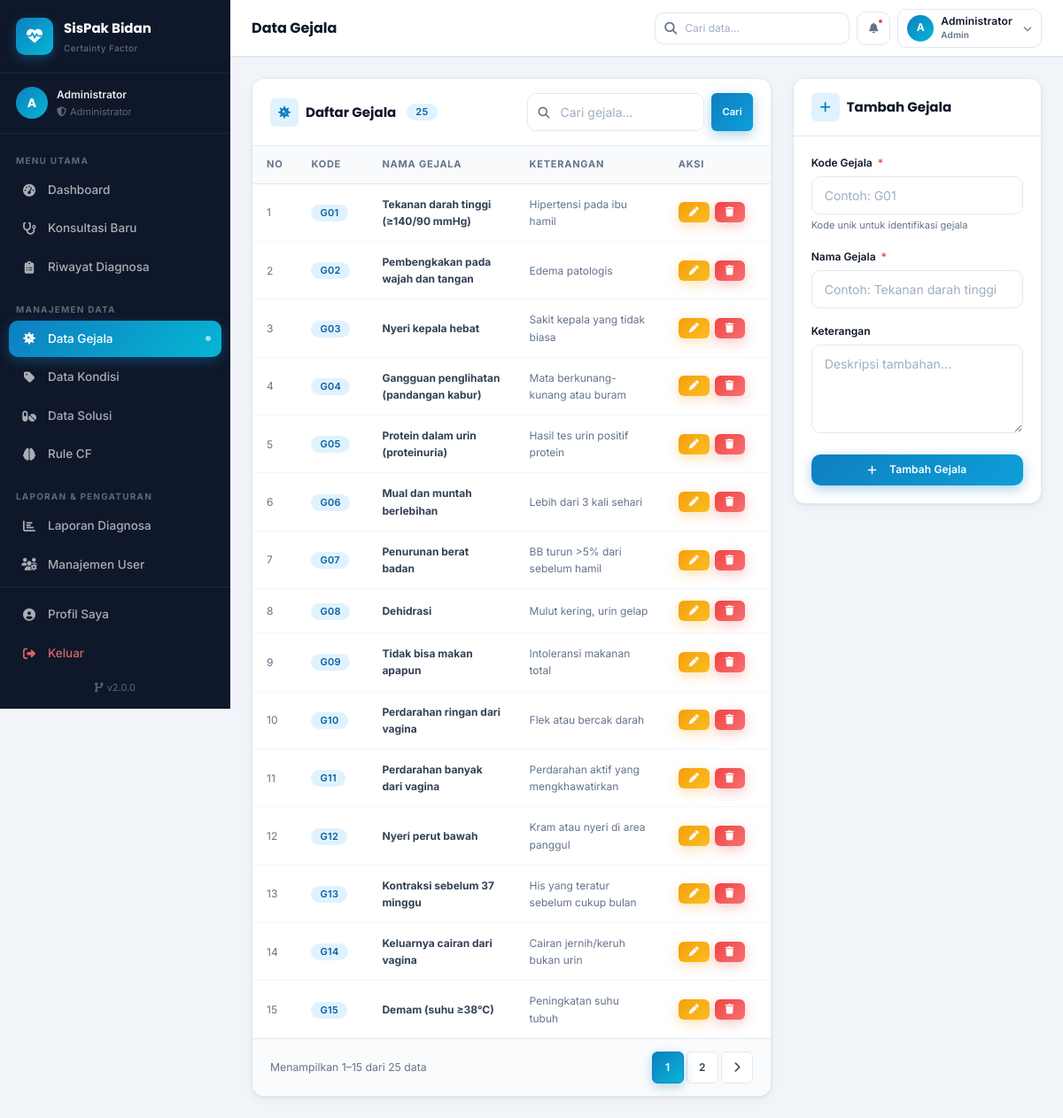
Screenshot of /admin/gejala.php (signed in) with the database file from the repository.
### tables this page shows
CREATE TABLE IF NOT EXISTS gejala (
    id INT AUTO_INCREMENT PRIMARY KEY,
    kode VARCHAR(10) NOT NULL UNIQUE,
    nama_gejala VARCHAR(255) NOT NULL,
    keterangan TEXT,
    created_at TIMESTAMP DEFAULT CURRENT_TIMESTAMP
);

### config/database.php (called while the page is built, shortened)
<?php
function sanitize(mysqli $conn, string $data): string {
    return $conn->real_escape_string(trim($data));
}
function e(string $str): string {
    return htmlspecialchars($str, ENT_QUOTES, 'UTF-8');
}

### config/config.php (called while the page is built, shortened)
<?php
function url(string $path = ''): string {
    $base = rtrim(BASE_URL, '/');
    $path = ltrim($path, '/');
    return $path ? "$base/$path" : ($base ?: '/');
}

### admin/gejala.php (the view, shortened to what this page needs)
<?php
require_once __DIR__ . '/../config/config.php';
require_once __DIR__ . '/../config/database.php';
$editData = null;
$search = sanitize($conn, $_GET['q'] ?? '');
$page   = max(1, (int)($_GET['page'] ?? 1));
$limit  = 15;
$offset = ($page - 1) * $limit;
$where  = $search ? "WHERE nama_gejala LIKE '%$search%' OR kode LIKE '%$search%'" : '';
$total = (int)$conn->query("SELECT COUNT(*) AS c FROM gejala $where")->fetch_assoc()['c'];
$pages = (int)ceil($total / $limit);
$data  = $conn->query("SELECT * FROM gejala $where ORDER BY kode ASC LIMIT $limit OFFSET $offset");
require_once __DIR__ . '/../includes/header.php';
?>
<div class="app-wrapper">
    <?php require_once __DIR__ . '/../includes/sidebar.php'; ?>
    <main class="main-content">
        <?php require_once __DIR__ . '/../includes/navbar.php'; ?>
        <div class="page-content">
            <div class="row g-4 align-items-start">
                <div class="col-lg-8">
                    <div class="card">
                        <div class="card-header">
                            <h6 class="card-title">
                                <span class="title-icon"><i class="fas fa-virus"></i></span>
                                Daftar Gejala
                                <span class="badge bg-primary-soft text-primary ms-1"><?= $total ?></span>
                            </h6>
                            <form method="GET" class="d-flex gap-2">
                                <div class="search-wrapper">
                                    <input type="text" name="q" class="form-control form-control-sm"
                                           placeholder="Cari gejala..." value="<?= e($search) ?>" style="width:200px;">
                                </div>
                                <button class="btn btn-primary btn-sm">Cari</button>
                            </form>
                        </div>
                        <div class="table-responsive">
                            <table class="table">
                                <thead>
                                    <tr>
                                        <th width="50">No</th>
                                        <th width="80">Kode</th>
                                        <th>Nama Gejala</th>
                                        <th class="hide-mobile">Keterangan</th>
                                        <th width="120">Aksi</th>
                                    </tr>
                                </thead>
                                <tbody>
                                <?php if ($data->num_rows === 0): ?>
                                    <tr><td colspan="5">
                                        <div class="empty-state">
                                            <div class="empty-icon"><i class="fas fa-virus"></i></div>
                                            <h5>Belum Ada Data Gejala</h5>
                                            <p>Tambahkan gejala menggunakan form di samping.</p>
                                        </div>
                                    </td></tr>
                                <?php else:
                                    $no = $offset + 1;
                                    while ($row = $data->fetch_assoc()): ?>
                                    <tr>
                                        <td class="text-muted"><?= $no++ ?></td>
                                        <td>
                                            <span class="badge bg-primary-soft text-primary">
                                                <?= e($row['kode']) ?>
                                            </span>
                                        </td>
                                        <td><strong><?= e($row['nama_gejala']) ?></strong></td>
                                        <td class="text-muted hide-mobile" style="font-size:12px;">
                                            <?= e($row['keterangan'] ?: '—') ?>
                                        </td>
                                        <td>
                                            <div class="action-btns">
                                                <a href="<?= url('admin/gejala.php') ?>?edit=<?= $row['id'] ?>"
                                                   class="btn btn-warning btn-sm"
                                                   data-bs-toggle="tooltip" title="Edit">
                                                    <i class="fas fa-pen"></i>
                                                </a>
                                                <a href="<?= url('admin/gejala.php') ?>?hapus=<?= $row['id'] ?>"
                                                   class="btn btn-danger btn-sm"
                                                   data-confirm="Yakin ingin menghapus gejala ini?"
                                                   data-bs-toggle="tooltip" title="Hapus">
                                                    <i class="fas fa-trash"></i>
                                                </a>
                                            </div>
                                        </td>
                                    </tr>
                                <?php endwhile; endif; ?>
                                </tbody>
                            </table>
                        </div>
                        <?php if ($pages > 1): ?>
                        <div class="card-footer d-flex justify-content-between align-items-center">
                            <small class="text-muted">
                                Menampilkan <?= $offset + 1 ?>–<?= min($offset + $limit, $total) ?> dari <?= $total ?> data
                            </small>
                            <nav>
                                <ul class="pagination mb-0">
                                    <?php for ($i = max(1,$page-2); $i <= min($pages,$page+2); $i++): ?>
                                    <li class="page-item <?= $i==$page?'active':'' ?>">
                                        <a class="page-link" href="?page=<?= $i ?>&q=<?= urlencode($search) ?>"><?= $i ?></a>
                                    </li>
                                    <?php endfor; ?>
                                    <?php if ($page < $pages): ?>
                                    <li class="page-item">
                                        <a class="page-link" href="?page=<?= $page+1 ?>&q=<?= urlencode($search) ?>">
                                            <i class="fas fa-chevron-right"></i>
                                        </a>
                                    </li>
                                    <?php endif; ?>
                                </ul>
                            </nav>
                        </div>
                        <?php endif; ?>
                    </div>
                </div>
                <div class="col-lg-4">
                    <div class="card">
                        <div class="card-header">
                            <h6 class="card-title">
                                <span class="title-icon">
                                    <i class="fas fa-<?= $editData ? 'pen' : 'plus' ?>"></i>
                                </span>
                                <?= $editData ? 'Edit Gejala' : 'Tambah Gejala' ?>
                            </h6>
                        </div>
                        <div class="card-body">
                            <form method="POST">
                                <div class="mb-3">
                                    <label class="form-label">Kode Gejala <span class="required">*</span></label>
                                    <input type="text" name="kode" class="form-control"
                                           placeholder="Contoh: G01"
                                           value="<?= e($editData['kode'] ?? '') ?>" required>
                                    <div class="form-hint">Kode unik untuk identifikasi gejala</div>
                                </div>
                                <div class="mb-3">
                                    <label class="form-label">Nama Gejala <span class="required">*</span></label>
                                    <input type="text" name="nama_gejala" class="form-control"
                                           placeholder="Contoh: Tekanan darah tinggi"
                                           value="<?= e($editData['nama_gejala'] ?? '') ?>" required>
                                </div>
                                <div class="mb-4">
                                    <label class="form-label">Keterangan</label>
                                    <textarea name="keterangan" class="form-control" rows="3"
                                              placeholder="Deskripsi tambahan..."><?= e($editData['keterangan'] ?? '') ?></textarea>
                                </div>
                                <button type="submit" class="btn btn-primary w-100 justify-content-center">
                                    <i class="fas fa-<?= $editData ? 'floppy-disk' : 'plus' ?> me-2"></i>
                                    <?= $editData ? 'Simpan Perubahan' : 'Tambah Gejala' ?>
                                </button>
                            </form>
                        </div>
                    </div>
                </div>
            </div>
        </div>
    </main>
</div>
<?php require_once __DIR__ . '/../includes/footer.php'; ?>

### rows the page displays
gejala: kode "G01", nama_gejala "Tekanan darah tinggi (≥140/90 mmHg)", keterangan "Hipertensi pada ibu hamil"
gejala: kode "G02", nama_gejala "Pembengkakan pada wajah dan tangan", keterangan "Edema patologis"
gejala: kode "G03", nama_gejala "Nyeri kepala hebat", keterangan "Sakit kepala yang tidak biasa"
gejala: kode "G04", nama_gejala "Gangguan penglihatan (pandangan kabur)", keterangan "Mata berkunang-kunang atau buram"
gejala: kode "G05", nama_gejala "Protein dalam urin (proteinuria)", keterangan "Hasil tes urin positif protein"
gejala: kode "G06", nama_gejala "Mual dan muntah berlebihan", keterangan "Lebih dari 3 kali sehari"
gejala: kode "G07", nama_gejala "Penurunan berat badan", keterangan "BB turun >5% dari sebelum hamil"
gejala: kode "G08", nama_gejala "Dehidrasi", keterangan "Mulut kering, urin gelap"
gejala: kode "G09", nama_gejala "Tidak bisa makan apapun", keterangan "Intoleransi makanan total"
gejala: kode "G10", nama_gejala "Perdarahan ringan dari vagina", keterangan "Flek atau bercak darah"
gejala: kode "G11", nama_gejala "Perdarahan banyak dari vagina", keterangan "Perdarahan aktif yang mengkhawatirkan"
gejala: kode "G12", nama_gejala "Nyeri perut bawah", keterangan "Kram atau nyeri di area panggul"
gejala: kode "G13", nama_gejala "Kontraksi sebelum 37 minggu", keterangan "His yang teratur sebelum cukup bulan"
gejala: kode "G14", nama_gejala "Keluarnya cairan dari vagina", keterangan "Cairan jernih/keruh bukan urin"
gejala: kode "G15", nama_gejala "Demam (suhu ≥38°C)", keterangan "Peningkatan suhu tubuh"

### other values shown
APP_NAME "SisPak Bidan"
$userInitial "A"
$userName "Administrator"
$item['label'] "Dashboard"
$item['label'] "Konsultasi Baru"
$item['label'] "Riwayat Diagnosa"
$item['label'] "Data Gejala"
$item['label'] "Data Kondisi"
$item['label'] "Data Solusi"
$item['label'] "Rule CF"
$item['label'] "Laporan Diagnosa"
$item['label'] "Manajemen User"
APP_VERSION "2.0.0"
substr($_SESSION['nama'] ?? 'U', 0, 1) "A"
$_SESSION['nama'] "Administrator"
